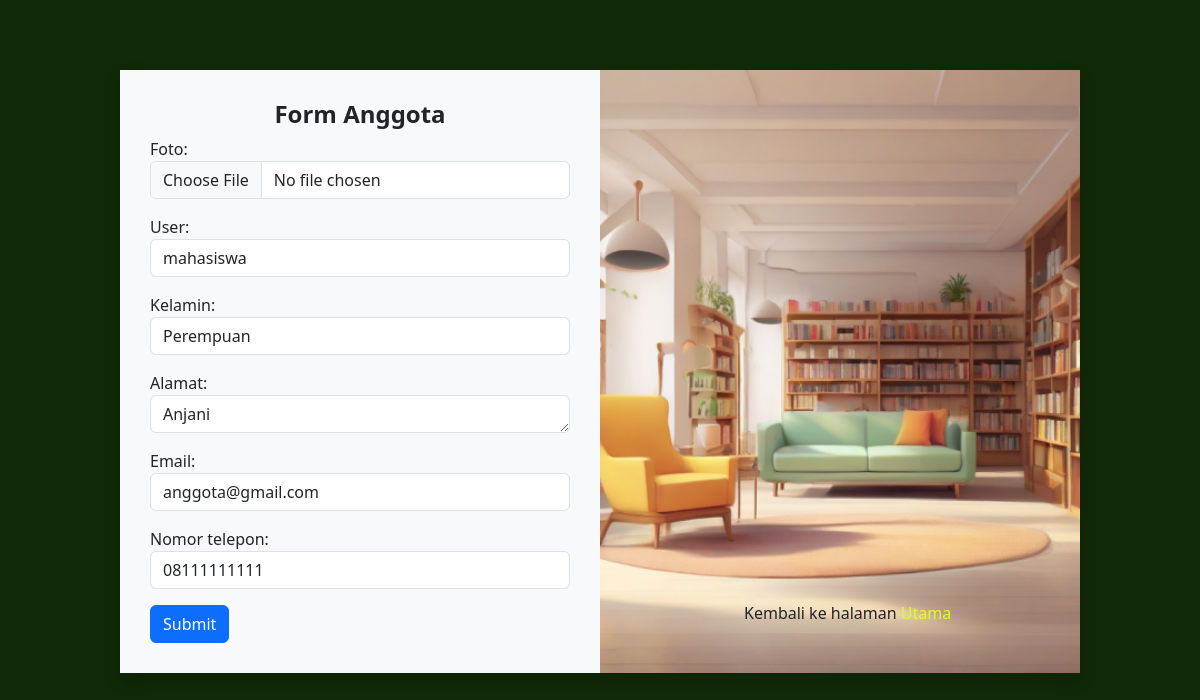
The page /anggota/update/1/ (signed in) on the database its author committed.
### app_perpus/models.py (models this page shows, shortened)
class Anggota(models.Model):
    foto = models.ImageField(upload_to='img', default=False)
    user = models.OneToOneField(User, on_delete=models.CASCADE, related_name='anggota')
    KELAMIN_CHOICES = [
        ('Laki-Laki', 'Laki-Laki'),
        ('Perempuan', 'Perempuan'),
    ]
    kelamin = models.CharField(max_length=10, choices=KELAMIN_CHOICES)
    alamat = models.CharField(max_length=200)
    email = models.CharField(max_length=20, default='anggota@gmail.com')
    nomor_telepon = models.CharField(max_length=20)
    created_at = models.DateTimeField(auto_now_add=True)

### app_perpus/views.py (the view)
# urls.py: path('anggota/update/<int:anggota_id>/', views.update_anggota, name='update_anggota'),
@login_required
def update_anggota(request, anggota_id):
    anggota = get_object_or_404(Anggota, id=anggota_id)
    if request.method == 'POST':
        form = AnggotaForm(request.POST, request.FILES, instance=anggota)
        if form.is_valid():
            form.save()
            return redirect('list_anggota')
    else:
        form = AnggotaForm(instance=anggota)
    return render(request, 'anggota_add.html', {'form': form, 'anggota': anggota})

### app_perpus/forms.py (shortened to what this page needs)
class AnggotaForm(forms.ModelForm):
    class Meta:
        model = Anggota
        fields = "__all__"
        widgets = {
            'foto': forms.FileInput(attrs={'class': 'form-control'}),
            'user': forms.Select(attrs={'class': 'form-control'}),
            'kelamin': forms.Select(attrs={'class': 'form-control'}),
            'alamat': forms.Textarea(attrs={'class': 'form-control','style':'height: 20px;'}),
            'email': forms.TextInput(attrs={'class': 'form-control'}),
            'nomor_telepon': forms.TextInput(attrs={'class': 'form-control'}),
        }

### templates/anggota_add.html (shortened to what this page needs)
{% load static %}
<!doctype html>
<html lang="en">
  <head>
    <link href="https://cdn.jsdelivr.net/npm/bootstrap@5.3.2/dist/css/bootstrap.min.css" rel="stylesheet">
  </head>
  <body style="background-color:  #102907;">
    <div class="container shadow bg-body-tertiary" style=" width: 80%; margin: 70px auto;">
        <div class="row" >
            <div class="col-6" style="padding:30px;">
                <h4 class="text-center fw-bold">Form Anggota</h4>
                <form id="anggotaForm" method="post" enctype="multipart/form-data">
                    {{ form.as_p }}
                    <button type="submit" class="btn btn-primary">Submit</button>
                </form>
            </div>
            <div class="col-6" style="padding: 0; position: relative;">
                <h6 style="position: absolute; bottom: 0; right: 20px; left: 30%; margin-bottom: 50px;">Kembali ke halaman <a href="{% url 'list_anggota' %}" style="text-decoration: none; color: rgb(221, 255, 25);">Utama</a></h6>
              <img src="{% static 'img/bg2.png' %}" style="width: 100%; height: 100%; object-fit: cover;">
            </div>
          </div>
    </div>
  </body>
</html>

### rows shown on the page
Anggota: user "mahasiswa", kelamin "Perempuan", alamat "Anjani", email "anggota@gmail.com", nomor_telepon "08111111111"
